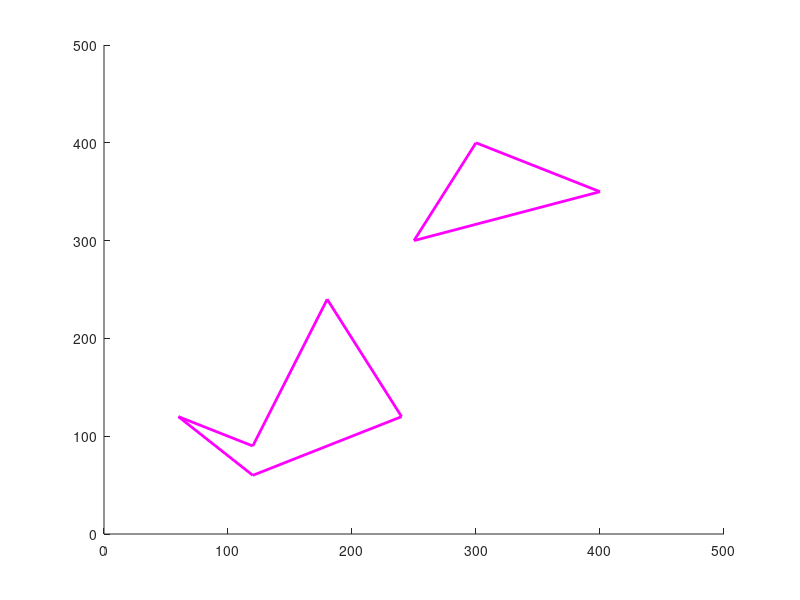

Write the MATLAB code that produced this figure. (Note: this script raises an error after producing the figure.)
clear; %without this, you will get weird  in consecutive runs results as
%previous worksapce variables will be used


x_max = 500;
y_max = 500;

maxStep = 50;
maxNodes = 300;
r = 70;

figure(1)
axis([0 x_max 0 y_max])

obs = [2+3,5+3,3+3,2+3;3+3,4+3,5+3,3+3];
obs = 50*obs; % scale obstacle for 1000 by 1000 axis

obs2 = [1,2,4,3,2,1;2,1,2,4,1.5,2];
obs2 = 60*obs2;

allObs{1} = obs;
allObs{2} = obs2;
%draw obstacle
for i=1:1:3
    line([obs(1,i);obs(1,i+1)], [obs(2,i);obs(2,i+1)], 'Color', 'm', 'LineWidth', 2);
    drawnow
    hold on
end

for i=1:1:length(obs2)-1
    line([obs2(1,i);obs2(1,i+1)], [obs2(2,i);obs2(2,i+1)], 'Color', 'm', 'LineWidth', 2);
    drawnow
    hold on
end

%in case user wants to add obstacles using mouse
[x,y,button] = ginput(1);
%user will press Y if they want to add a new obstacle
yAscii = 121; %ascii number of character y
newObs = [];
if button == yAscii
    [x,y,button] = ginput(2);%we draw first line using x and y
    line(x, y, 'Color', 'm', 'LineWidth', 2);
    newObs = [x(1) x(2); y(1) y(2)];
    prevPoint = [x(2) , y(2)]; % this will be the start point of next line
    
    [x1,y1,button] = ginput(1);
    while button == 1 % 1 is for left mouse click
        newObs = [ newObs [x1;y1]];
        line([prevPoint(1), x1],[prevPoint(2);y1], 'Color', 'm', 'LineWidth', 2);
        prevPoint = [x1 , y1];
        [x1,y1,button] = ginput(1);%get next point
    end
    newObs = [ newObs [x(1);y(1)]]; % connect first and last points
    line([prevPoint(1), x(1)],[prevPoint(2);y(1)], 'Color', 'm', 'LineWidth', 2);
    allObs{length(allObs)+1} = newObs;%add newObs to the list of obstacles
    
else
    disp('you press something else');
end

%only for xbox capture
%[d,f] = ginput(1);

[x,y] = ginput(2);

nodes(1).coord = [x(1);y(1)];
nodes(1).cost = 0;
nodes(1).parent = 0;
nodes(1).idx = 1;
plot(x(1),y(1),'r*')
plot(x(2),y(2),'r*')

x_end.coord = [x(2);y(2)];
x_end.cost = 0;

%disp('nodes(1).coord = ' + nodes(1).coord);

edges = [];

i = 2;
%for i = 2:1:maxNodes
while i < maxNodes
    x_rand = [floor(rand(1)*x_max) ; floor(rand(1)*y_max)];
    
    nearest_idx = nearest(nodes, x_rand);
    x_new = steer(x_rand, nodes(nearest_idx).coord, maxStep);
    if collisionWithAllObs(nodes(nearest_idx).coord,x_new,allObs) == 0
        r_near_nodes = r_near(nodes, x_new, r);
        plot(x_new(1),x_new(2),'k*')
        
        x_min = nodes(nearest_idx);
        cost_min = nodes(nearest_idx).cost + distance(nodes(nearest_idx).coord,x_new);
        
        for i_near = 1:1:length(r_near_nodes)
            if collisionWithAllObs(r_near_nodes(i_near).coord,x_new,allObs) == 0 && (r_near_nodes(i_near).cost + distance(r_near_nodes(i_near).coord,x_new)) < cost_min
                x_min = r_near_nodes(i_near);
                cost_min = r_near_nodes(i_near).cost + distance(r_near_nodes(i_near).coord,x_new);
            end
        end
        % here i need to add the edge x_min,x_new to the list of edges
        edges = [edges [x_min.idx; i]];
        %line([x_min.coord(1);nodes(i).coord(1)], [x_min.coord(2);nodes(i).coord(2)], 'Color', 'k', 'LineWidth', 2);
        nodes(i).idx = i;
        nodes(i).coord = x_new;
        nodes(i).cost = cost_min;
        nodes(i).parent = x_min.idx;
        %add new_node to list of nodes
        %nodes = [nodes node_new];
        
        for j_near = 1:1:length(r_near_nodes)
            if collisionWithAllObs(x_new,r_near_nodes(j_near).coord,allObs) == 0 && (nodes(i).cost +distance(x_new,r_near_nodes(j_near).coord) < r_near_nodes(j_near).cost)
                x_parent = r_near_nodes(j_near).parent;
                %now we want to delete edge x_parent, i_near
                [rows,cols] = size(edges);
                for col = 1:1:cols
                    if edges(1,col) == x_parent &&  edges(2,col) == r_near_nodes(j_near).idx
                        %edges(:,col) = [];
                        %replace edges instead of deleting and then adding
                        edges(1,col) = i;
                        edges(2,col) = r_near_nodes(j_near).idx;
                        break;
                    end
                end
                % and add an edge from x_new to r_near
               % edges = [ edges [nodes(i).idx; r_near_nodes(j_near).idx]];
            end
        end
        i = i + 1; % we only add 1 if it was obstacle free
    end
    
end


[rows,cols] = size(edges);
for col = 1:1:cols
    %in row 1, edge has u, in row 2 of the same column it has v
    % (there is an edge from u to v)
    u_x = nodes(edges(1,col)).coord(1);
    u_y = nodes(edges(1,col)).coord(2);
    v_x = nodes(edges(2,col)).coord(1);
    v_y = nodes(edges(2,col)).coord(2);
    line([u_x;v_x], [u_y;v_y], 'Color', 'k', 'LineWidth', 2);
    drawnow
    hold on
end

% we look for closeset point to x_end and see if we can connect
nearest_idx = nearest(nodes, x_end.coord);
%might need to check maxStep here too.
%if there was no path between start and goal, then this if will always fail
%and we won't visualize path.
if collisionWithAllObs(nodes(nearest_idx).coord,x_end.coord,allObs) == 0
    x_end.parent = nearest_idx;
    x_end.idx = length(nodes)+1;
    nodes(length(nodes)+1) = x_end;
    current_idx = x_end.idx;
    parent_idx = x_end.parent;
    while parent_idx ~= 0
        line([nodes(current_idx).coord(1);nodes(parent_idx).coord(1)], [nodes(current_idx).coord(2);nodes(parent_idx).coord(2)], 'Color', 'r', 'LineWidth', 2);
        current_idx = parent_idx;
        parent_idx = nodes(current_idx).parent;
    end
else
    disp('NO PATH FOUND');
end


% functions

function d = distance(a,b)
    d = sqrt( (a(1)-b(1))^2 + (a(2)-b(2))^2 );
end

function nearest_idx = nearest(nodes, x_rand)
    distList = [];
    for i = 1:1:length(nodes)
        distList = [distList , distance(nodes(i).coord,x_rand)];
    end
    [val,idx] = min(distList);
    nearest_idx = idx;
end

function x_new = steer(x_rand, x_near,maxStep)
    dist = distance(x_rand,x_near);
    if dist > maxStep
        x_new = x_near + (x_rand - x_near)*maxStep/dist;
    else
        x_new = x_rand;
    end
end

function r_near_nodes = r_near(nodes, x_new, r)
    r_near_nodes = [];
    for i = 1:1:length(nodes)
        if distance(nodes(i).coord,x_new) <= r
            r_near_nodes = [r_near_nodes nodes(i)];
        end
    end
end

function colFound = collisionWithAllObs(a,b,obstacles)
    for i = 1:1:length(obstacles)
        if collisionWithObstacle(a,b,obstacles{i}) == 1 %|| configInsideObstacle(b,obstacles{i}) == 0
            colFound = 1;
            return;
        end
        colFound = 0;
    end
end
    
    
         
    
    
    
   